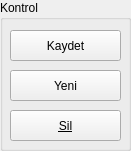
       <widget class="QGroupBox" name="groupBox_21">
        <property name="geometry">
         <rect>
          <x>1010</x>
          <y>290</y>
          <width>131</width>
          <height>151</height>
         </rect>
        </property>
        <property name="title">
         <string>Kontrol</string>
        </property>
        <widget class="QPushButton" name="pushButton_27">
         <property name="geometry">
          <rect>
           <x>10</x>
           <y>30</y>
           <width>111</width>
           <height>31</height>
          </rect>
         </property>
         <property name="text">
          <string>Kaydet</string>
         </property>
        </widget>
        <widget class="QPushButton" name="pushButton_33">
         <property name="geometry">
          <rect>
           <x>10</x>
           <y>70</y>
           <width>111</width>
           <height>31</height>
          </rect>
         </property>
         <property name="text">
          <string>Yeni</string>
         </property>
        </widget>
        <widget class="QPushButton" name="pushButton_28">
         <property name="geometry">
          <rect>
           <x>10</x>
           <y>110</y>
           <width>111</width>
           <height>31</height>
          </rect>
         </property>
         <property name="font">
          <font>
           <underline>true</underline>
          </font>
         </property>
         <property name="text">
          <string>Sil</string>
         </property>
        </widget>
       </widget>
